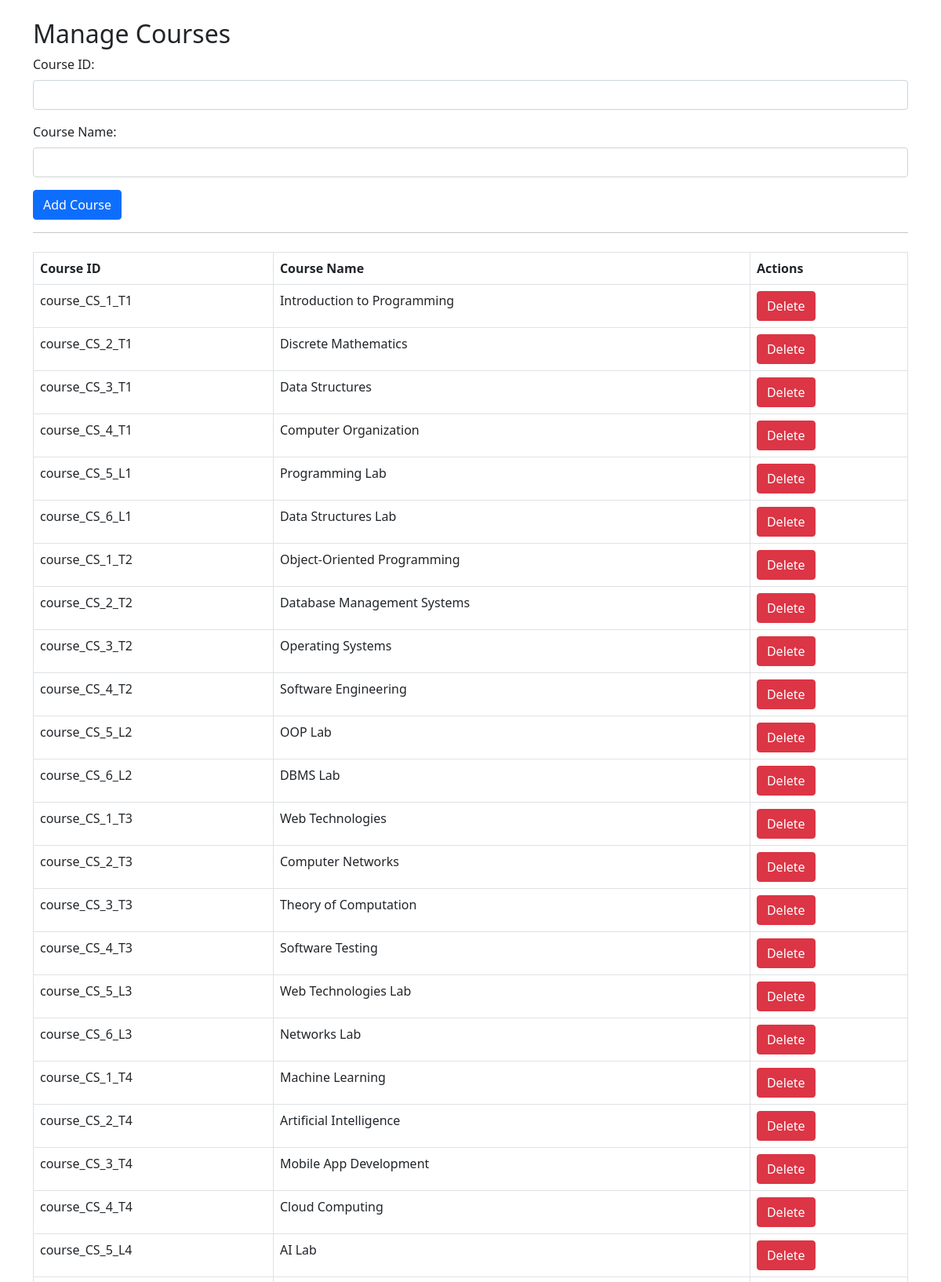
The app's page /manage_courses (upper part) with its own data.
### tables this page shows
CREATE TABLE Courses (
    course_id TEXT PRIMARY KEY,
    course_name TEXT NOT NULL,
    semester TEXT NOT NULL,
    branch TEXT NOT NULL
);

### index.py (the view)
@app.route('/manage_courses')
def manage_courses():
    conn = get_db_connection()
    cursor = conn.cursor()
    cursor.execute('SELECT * FROM Courses')
    courses = cursor.fetchall()
    conn.close()
    return render_template('manage_courses.html', courses=courses)

### index.py (called while the page is built)
def get_db_connection():
    conn = sqlite3.connect('users.db')
    conn.row_factory = sqlite3.Row
    return conn

### templates/manage_courses.html (shortened to what this page needs)
<!DOCTYPE html>
<html lang="en">
<head>
    <link rel="stylesheet" href="{{ url_for('static', filename='css/bootstrap.css') }}">
</head>
<body>
<div class="container">
    <h2 class="mt-4">Manage Courses</h2>
    <form method="POST" action="{{ url_for('add_course') }}">
        <div class="mb-3">
            <label for="course_id" class="form-label">Course ID:</label>
            <input type="text" class="form-control" name="course_id" required>
        </div>
        <div class="mb-3">
            <label for="course_name" class="form-label">Course Name:</label>
            <input type="text" class="form-control" name="course_name" required>
        </div>
        <button type="submit" class="btn btn-primary">Add Course</button>
    </form>
    <hr>
    <table class="table table-bordered mt-4">
        <thead class="thead-light">
            <tr>
                <th>Course ID</th>
                <th>Course Name</th>
                <th>Actions</th>
            </tr>
        </thead>
        <tbody>
            {% for course in courses %}
            <tr>
                <td>{{ course[0] }}</td>
                <td>{{ course[1] }}</td>
                <td>
                    <form method="POST" action="{{ url_for('delete_course', course_id=course[0]) }}">
                        <button type="submit" class="btn btn-danger">Delete</button>
                    </form>
                </td>
            </tr>
            {% endfor %}
        </tbody>
    </table>
</div>
</body>
</html>

### records on screen
Courses: course_id "course_CS_1_T1", course_name "Introduction to Programming"
Courses: course_id "course_CS_2_T1", course_name "Discrete Mathematics"
Courses: course_id "course_CS_3_T1", course_name "Data Structures"
Courses: course_id "course_CS_4_T1", course_name "Computer Organization"
Courses: course_id "course_CS_5_L1", course_name "Programming Lab"
Courses: course_id "course_CS_6_L1", course_name "Data Structures Lab"
Courses: course_id "course_CS_1_T2", course_name "Object-Oriented Programming"
Courses: course_id "course_CS_2_T2", course_name "Database Management Systems"
Courses: course_id "course_CS_3_T2", course_name "Operating Systems"
Courses: course_id "course_CS_4_T2", course_name "Software Engineering"
Courses: course_id "course_CS_5_L2", course_name "OOP Lab"
Courses: course_id "course_CS_6_L2", course_name "DBMS Lab"
Courses: course_id "course_CS_1_T3", course_name "Web Technologies"
Courses: course_id "course_CS_2_T3", course_name "Computer Networks"
Courses: course_id "course_CS_3_T3", course_name "Theory of Computation"
Courses: course_id "course_CS_4_T3", course_name "Software Testing"
Courses: course_id "course_CS_5_L3", course_name "Web Technologies Lab"
Courses: course_id "course_CS_6_L3", course_name "Networks Lab"
Courses: course_id "course_CS_1_T4", course_name "Machine Learning"
Courses: course_id "course_CS_2_T4", course_name "Artificial Intelligence"
Courses: course_id "course_CS_3_T4", course_name "Mobile App Development"
Courses: course_id "course_CS_4_T4", course_name "Cloud Computing"
Courses: course_id "course_CS_5_L4", course_name "AI Lab"
